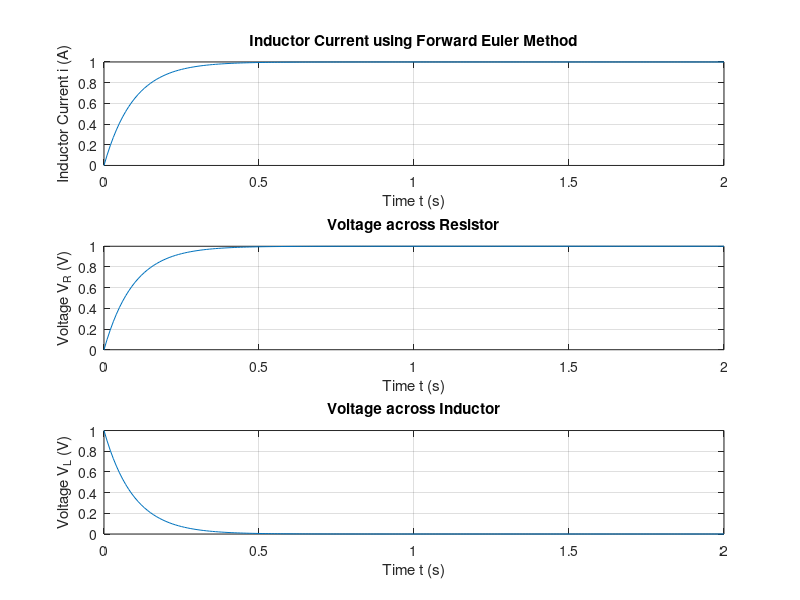

This figure's MATLAB source:

R = 1; % Resistance in ohms
L = 0.1; % Inductance in Henry
h = 0.01; % Step size in seconds
T = 2; % Final time in seconds

% Initial conditions
t0 = 0; % Initial time
i0 = 0; % Initial current

% Time vector
t = t0:h:T;
n = length(t);

% Initialize current vector
i = zeros(1, n);
i(1) = i0;

% Define unit step input voltage v(t)
v = ones(1, n); % Unit step function (1 for all t >= 0)

% Forward Euler method loop
for k = 1:n-1
    di_dt = (v(k) - R * i(k)) / L;
    i(k+1) = i(k) + h * di_dt;
end

% Compute voltage across resistor and inductor
v_R = R * i;
v_L = v - v_R;

% Plot results
figure;
subplot(3,1,1);
plot(t, i);
xlabel('Time t (s)');
ylabel('Inductor Current i (A)');
title('Inductor Current using Forward Euler Method');
grid on;

subplot(3,1,2);
plot(t, v_R);
xlabel('Time t (s)');
ylabel('Voltage V_R (V)');
title('Voltage across Resistor');
grid on;

subplot(3,1,3);
plot(t, v_L);
xlabel('Time t (s)');
ylabel('Voltage V_L (V)');
title('Voltage across Inductor');
grid on;
